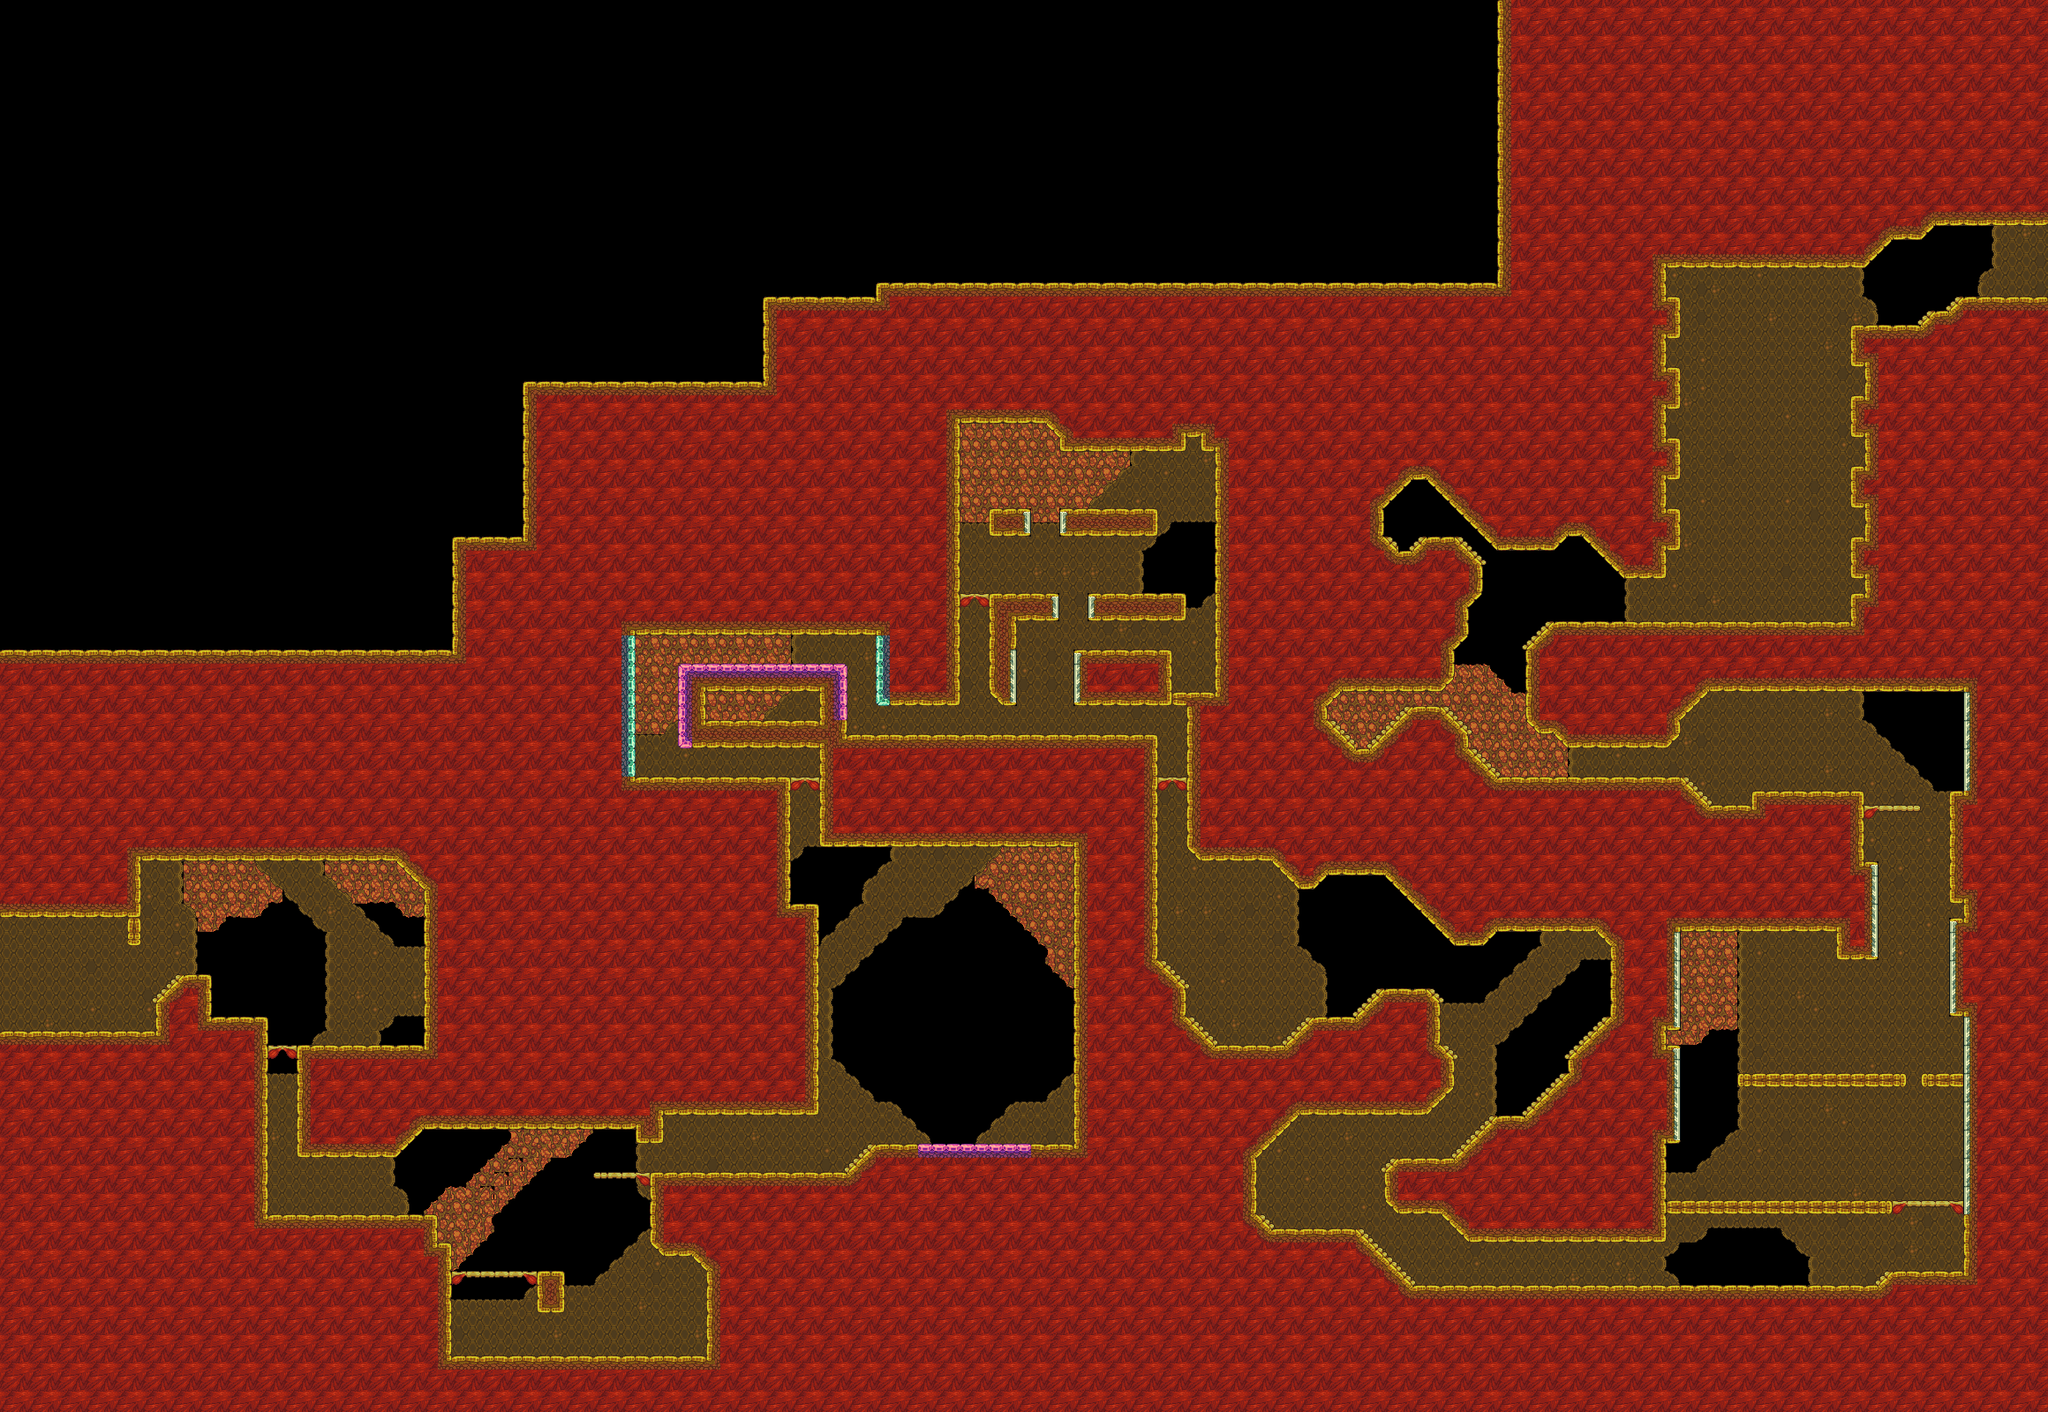

This game map was drawn from its Tiled (.tmx) file and the tilesets committed beside it. A one-line description and the trimmed map source follow:
An orthogonal 145x100 tile map with 16x16 px tiles, 2 tile layers (Tile Layer 1, Tile Layer 2), 1 hidden layer not drawn.

<map version="1.0" orientation="orthogonal" renderorder="right-down" width="145" height="100" tilewidth="16" tileheight="16" nextobjectid="1">
 <tileset firstgid="1" name="0_GAUNTLET_PASS" tilewidth="16" tileheight="16" tilecount="1813" columns="20">
  <image source="../../../tileset/0_PASS.png" width="320" height="1440" />
  <terraintypes>
   <terrain name="Basic" tile="-1" />
   <terrain name="Thin_V" tile="-1" />
   <terrain name="Thin_H" tile="-1" />
   <terrain name="Eraser" tile="-1" />
  </terraintypes>
  <tile id="8" terrain=",,,3" />
  <tile id="9" terrain=",,3,3" />
  <tile id="10" terrain=",,3," />
  <tile id="11" terrain="3,3,3," />
  <tile id="12" terrain="3,3,,3" />
  <tile id="28" terrain=",3,,3" />
  <tile id="29" terrain="3,3,3,3" />
  <tile id="30" terrain="3,,3," />
  <tile id="31" terrain="3,,3,3" />
  <tile id="32" terrain=",3,3,3" />
  <tile id="48" terrain=",3,," />
  <tile id="49" terrain="3,3,," />
  <tile id="50" terrain="3,,," />
  <tile id="80" terrain=",,,0" />
  <tile id="81" terrain=",,0,0" />
  <tile id="82" terrain=",,0," />
  <tile id="88" terrain=",,,1" />
  <tile id="89" terrain=",,1,1" />
  <tile id="90" terrain=",,1," />
  <tile id="92" terrain=",,,2" />
  <tile id="93" terrain=",,2,2" />
  <tile id="94" terrain=",,2," />
  <tile id="100" terrain=",0,,0" />
  <tile id="101" terrain="0,0,0,0" />
  <tile id="102" terrain="0,,0," />
  <tile id="105" terrain="0,0,0," />
  <tile id="106" terrain="0,0,,0" />
  <tile id="108" terrain=",1,,1" />
  <tile id="109" terrain="1,1,1,1" />
  <tile id="110" terrain="1,,1," />
  <tile id="112" terrain=",2,,2" />
  <tile id="113" terrain="2,2,2,2" />
  <tile id="114" terrain="2,,2," />
  <tile id="120" terrain=",0,," />
  <tile id="121" terrain="0,0,," />
  <tile id="122" terrain="0,,," />
  <tile id="125" terrain="0,,0,0" />
  <tile id="126" terrain=",0,0,0" />
  <tile id="128" terrain=",1,," />
  <tile id="129" terrain="1,1,," />
  <tile id="130" terrain="1,,," />
  <tile id="132" terrain=",2,," />
  <tile id="133" terrain="2,2,," />
  <tile id="134" terrain="2,,," />
 </tileset>
 <imagelayer name="Image Layer 1" visible="0">
  <image source="../../../../_noncrypt_assets/pngexports/PASS_G4.png" />
 </imagelayer>
 <layer name="Tile Layer 1" width="145" height="100">
  <data>[14500 cells, 10179 non-empty, 78 distinct tile ids]</data>
 </layer>
 <layer name="Tile Layer 2" width="145" height="100">
  <data>[14500 cells, 1231 non-empty, 55 distinct tile ids]</data>
 </layer>
</map>
